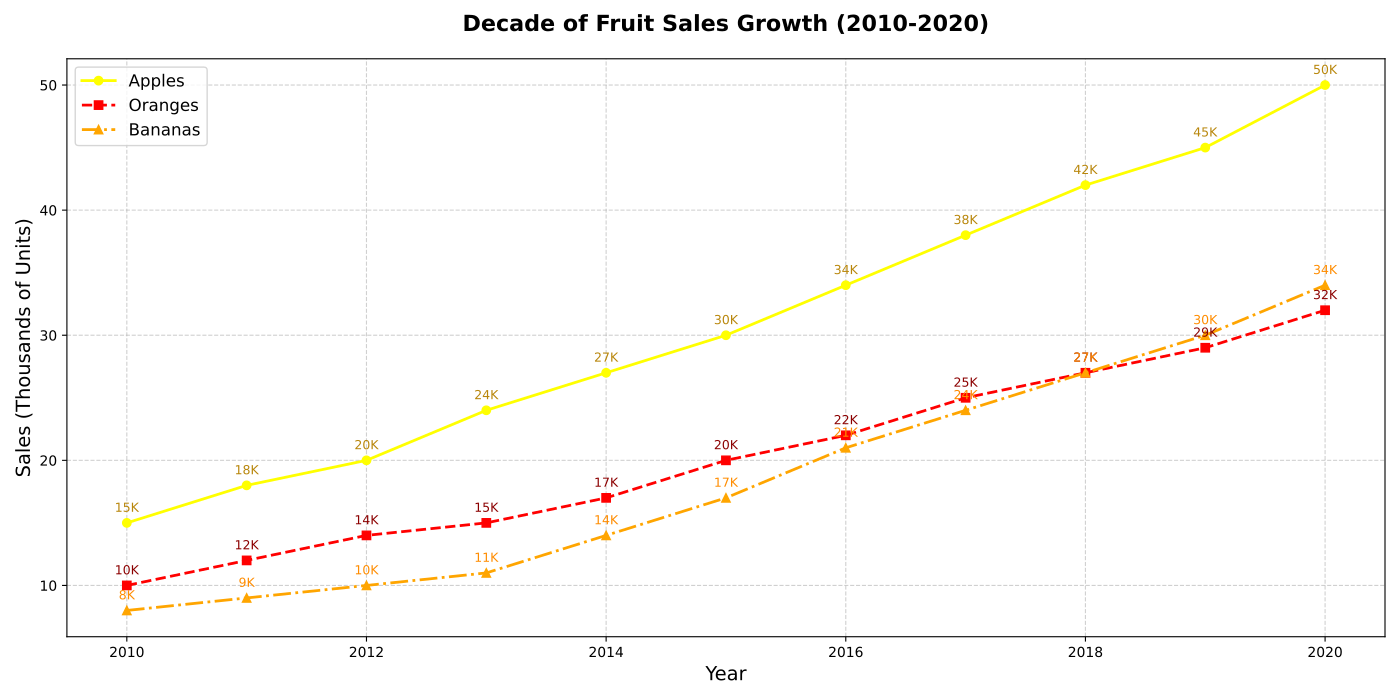

Here is the Python script that generated this plot:
import matplotlib.pyplot as plt
import numpy as np

# Years from 2010 to 2020
years = np.arange(2010, 2021)

# Sales data (in thousands of units)
apple_sales = [15, 18, 20, 24, 27, 30, 34, 38, 42, 45, 50]
orange_sales = [10, 12, 14, 15, 17, 20, 22, 25, 27, 29, 32]
banana_sales = [8, 9, 10, 11, 14, 17, 21, 24, 27, 30, 34]

# Create figure and axis
fig, ax = plt.subplots(figsize=(14, 7))

# Plot sales data with shuffled colors
ax.plot(years, apple_sales, marker='o', linestyle='-', color='yellow', linewidth=2, markersize=6, label='Apples')
ax.plot(years, orange_sales, marker='s', linestyle='--', color='r', linewidth=2, markersize=6, label='Oranges')
ax.plot(years, banana_sales, marker='^', linestyle='-.', color='orange', linewidth=2, markersize=6, label='Bananas')

# Add annotations for key data points
for year, sales in zip(years, apple_sales):
    ax.annotate(f'{sales}K', xy=(year, sales), xytext=(0, 8), textcoords='offset points', fontsize=9, ha='center', color='darkgoldenrod')

for year, sales in zip(years, orange_sales):
    ax.annotate(f'{sales}K', xy=(year, sales), xytext=(0, 8), textcoords='offset points', fontsize=9, ha='center', color='darkred')

for year, sales in zip(years, banana_sales):
    ax.annotate(f'{sales}K', xy=(year, sales), xytext=(0, 8), textcoords='offset points', fontsize=9, ha='center', color='darkorange')

# Set the title and labels
ax.set_title('Decade of Fruit Sales Growth (2010-2020)', fontsize=16, fontweight='bold', pad=20)
ax.set_xlabel('Year', fontsize=14)
ax.set_ylabel('Sales (Thousands of Units)', fontsize=14)

# Add grid lines for better readability
ax.grid(True, linestyle='--', alpha=0.6)

# Add a legend
ax.legend(loc='upper left', fontsize=12)

# Automatically adjust layout to prevent text overlap
plt.tight_layout()

# Display the plot
plt.show()
